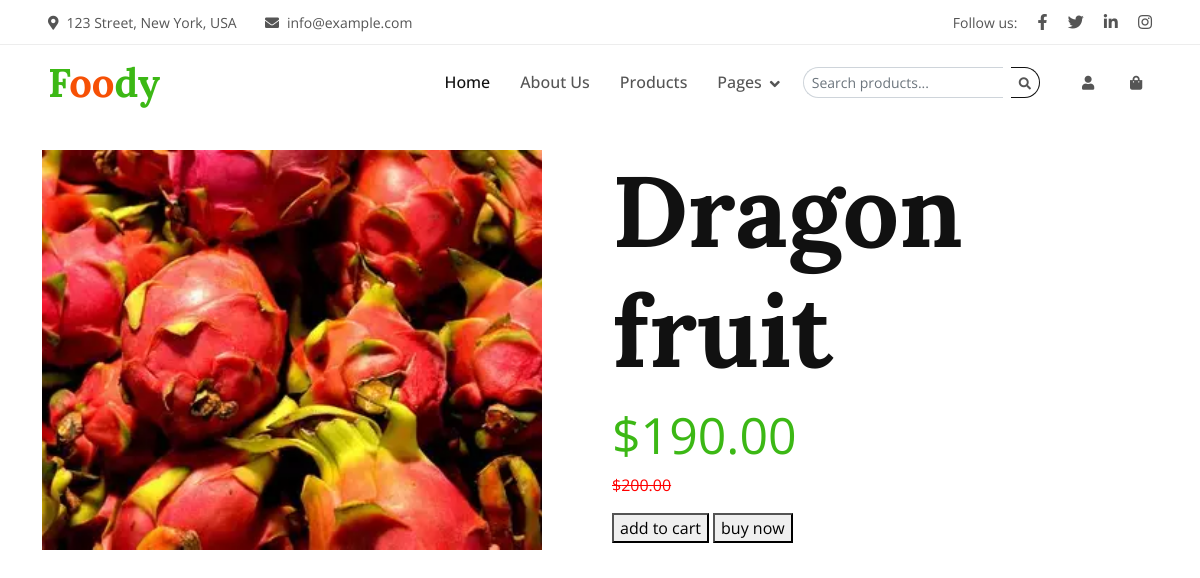
The app's page /productdetails/8/ with its own data.
### shop/models.py (models this page shows, shortened)
class Product(models.Model):
    image = models.ImageField(upload_to='product_images/')
    name = models.CharField(max_length=200)
    description = models.TextField()
    price = models.DecimalField(max_digits=10, decimal_places=2)
    offer_price = models.DecimalField(max_digits=10, decimal_places=2, null=True, blank=True)
    stock = models.IntegerField()
    created = models.DateTimeField(auto_now_add=True)
    CATEGORY = models.ForeignKey(Category, on_delete=models.CASCADE)

### shop/views.py (the view)
# urls.py: path('productdetails/<int:p_id>/',views.product_details, name='productdetails'),
def product_details(request,p_id):
    data = Product.objects.get(id=p_id)
    return render(request,"productdeatails.html",{"data": data})

### templates/productdeatails.html (shortened to what this page needs)
{% extends 'base.html' %}
{% block content %}
<div
    style="margin-top: 150px;"
    class="container">
    <div class="row">
    <div class="col-6">
            <img style="height: 400px;width:500px; object-fit:cover;"  src="{{ data.image.url}}" alt="">
    </div>
    <div class="col-6">
        <a class="d-block h5 mb-2" href="" style="font-weight: bold;font-size: 100px   ;">{{ data.name }}</a>
    <span class="text-primary me-1"style="font-size: 50px;">${{ data.offer_price }}</span>
    <p style="color: red;"><del>${{ data.price }}</del></p>
    <button type="add to cart">add to cart</button>
    <button type="buy now">buy now</button>
    </div>
    </div>
</div>
{% endblock %}

### static/css/style.css (style rules this page uses)
:root { --primary: #3CB815; --secondary: #F65005; --light: #F7F8FC; --dark: #111111; }

### records on screen
Product: image (picture), name "Dragon fruit", offer_price "190.00", price "200.00"
